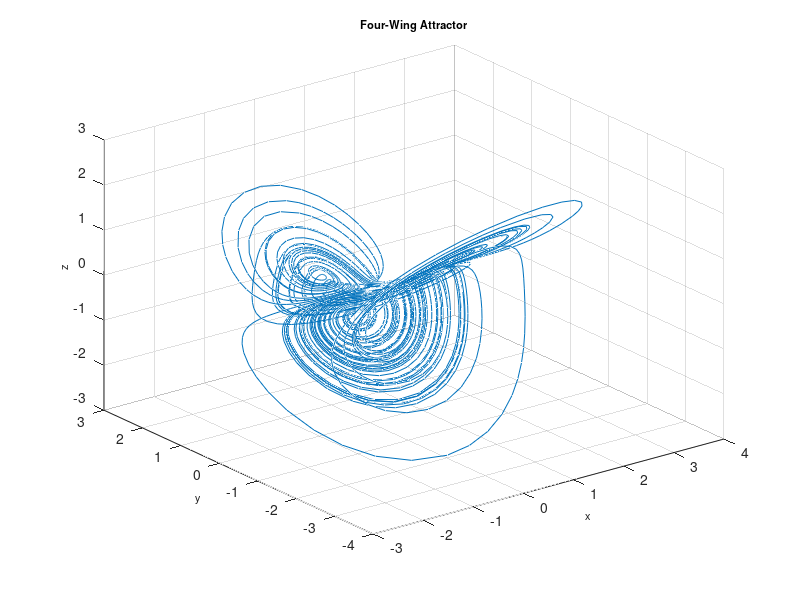

Source code (MATLAB):
function Fourwing
%==========================================================================
% Matlab program to plot a phase portrait of the 3D chaotic system
%==========================================================================
clear
clc
clf
%==================== Parameters ==========================================
a = 0.2; b=0.01; c=-0.4;
%===================== Initial conditions =================================
initial=[1.3, -0.018, 0.01]; 
% =============== Solves ODEs =============================================
deq1=@(t,x) [a*x(1)+x(2)*x(3); b*x(1)+c*x(2)-x(1)*x(3); -x(3)-x(1)*x(2)];
[~,sol] = ode45(deq1,[0, 2000],initial);
%============= Runs simulation ============================================
    plot3(sol(:,1),sol(:,2),sol(:,3)),grid
    title('Four-Wing Attractor','fontsize',8)
    xlabel('x','fontsize',8)
    ylabel('y','fontsize',8)
    zlabel('z','fontsize',8)
%================= End of program =========================================
